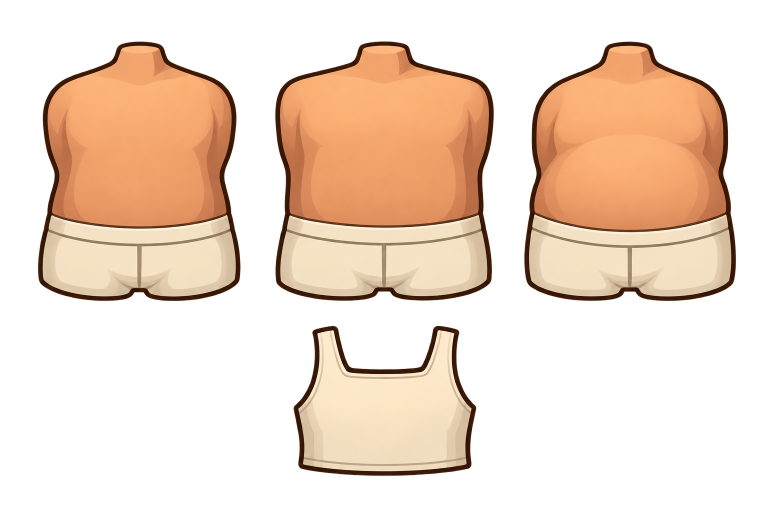
#> input picture art/dwarf/modular-dwarf/shared-bodies-source.png, 1536 x 1024 px (shown at 1/2 size)
$ python pack_shared_bodies.py
#> lines starting #> are read from the running program, lines starting #| are printed output that depends on the picture
"""Alpha-crop the generated shared bodies into stable attachment frames."""
from pathlib import Path
from PIL import Image

ART = Path(__file__).resolve().parent
OUT = ART.parents[2] / 'source/Assets/Characters/ModularDwarf'
atlas = Image.open(ART / 'shared-bodies-source.png').convert('RGBA')
#> atlas is the input picture: PIL image 1536x1024 RGBA; mean R, G, B, A 116.1, 84.8, 61.1, 101.2


def crop(box):
    part = atlas.crop(box)
    bounds = part.getchannel('A').point(lambda a: 255 if a > 128 else 0).getbbox()
    if bounds is None:
        raise ValueError(f'Empty sprite at {box}')
    return part.crop(bounds)


def pack(part, name, rect):
    x, y, w, h = rect
    frame = Image.new('RGBA', (320, 300))
    frame.alpha_composite(part.resize((w, h), Image.Resampling.LANCZOS), (x, y))
    frame.save(OUT / f'{name}.png')


for i, (name, width) in enumerate([('standard', 238), ('broad', 274), ('round', 286)]):
    part = crop((i*atlas.width//3, 0, (i+1)*atlas.width//3, round(atlas.height*.62)))
    pack(part, 'body-shared-'+name, ((320-width)//2, 10, width, 280))
#> this loop made 3 passes
#> pass 1, in crop, `part = atlas.crop(box)`:
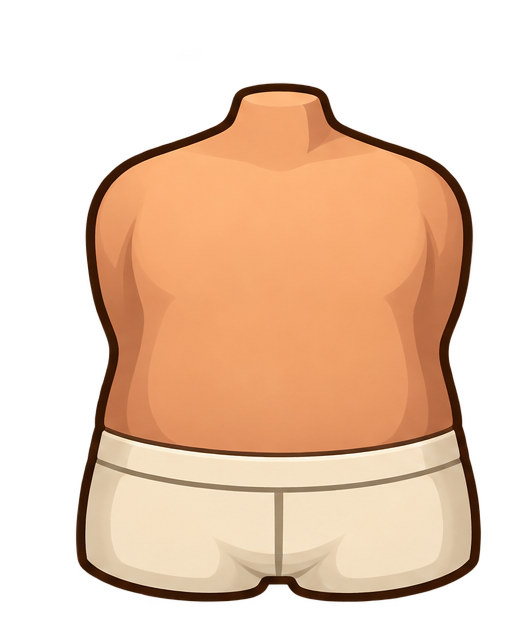
#> part: PIL image 512x635 RGBA; mean R, G, B, A 149.7, 106.4, 74.6, 135.5; transparent parts drawn white
#> pass 1, `part = crop((i*atlas.width//3, 0, (i+1)*atlas.width//3, round(atlas.he..`:
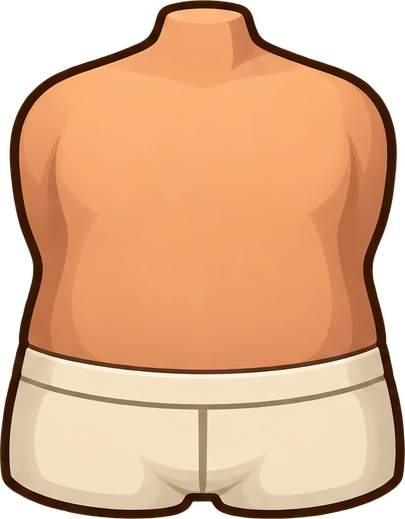
#> part: PIL image 405x519 RGBA; mean R, G, B, A 196.1, 142.9, 102.7, 209.5; transparent parts drawn white
#> pass 1, in pack, `frame.save(OUT / f'{name}.png')`:
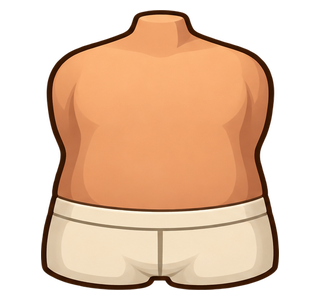
#> saved as body-shared-standard.png: PIL image 320x300 RGBA; mean R, G, B, A 125.7, 92.7, 67.6, 145.5; transparent parts drawn white
#> after the loop:
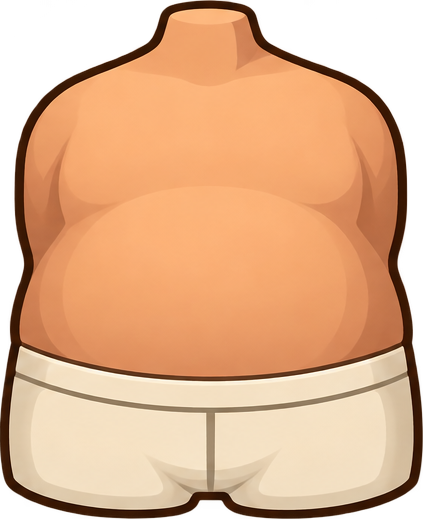
#> part: PIL image 423x519 RGBA; mean R, G, B, A 197.2, 144.3, 103.7, 208.8; transparent parts drawn white

shirt = crop((0, round(atlas.height*.62), atlas.width, atlas.height))
#> call 4 of crop, with box = (0, 635, 1536, 1024)
#> in crop (call 4), `part = atlas.crop(box)`:
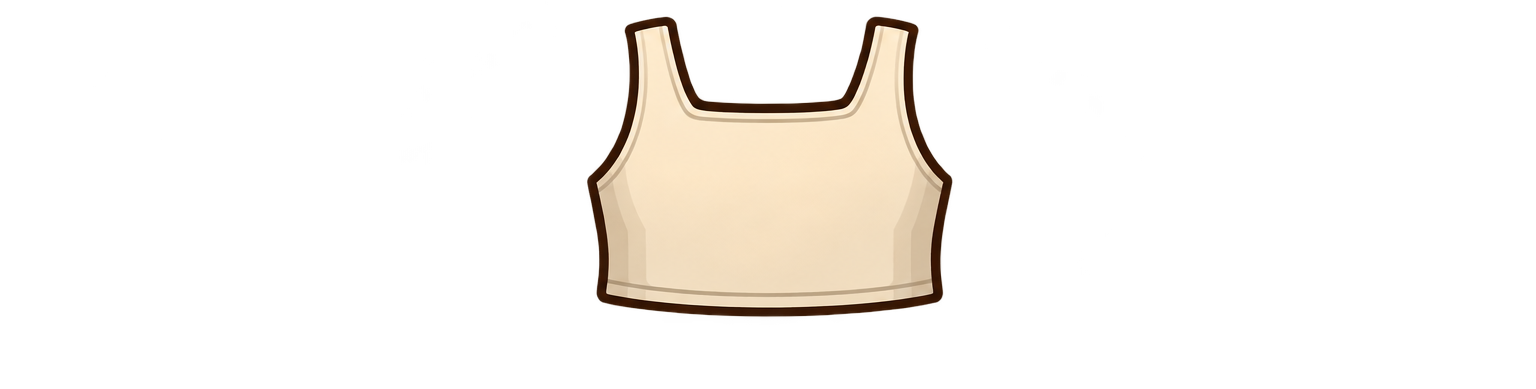
#> part: PIL image 1536x389 RGBA; mean R, G, B, A 50.9, 41.8, 33.2, 33.8; transparent parts drawn white
#> in crop (call 4), `bounds = part.getchannel('A').point(lambda a: 255 if a > 128 else 0).g..`: bounds = (587, 17, 952, 317)
#> in crop (call 4), `return part.crop(bounds)`:
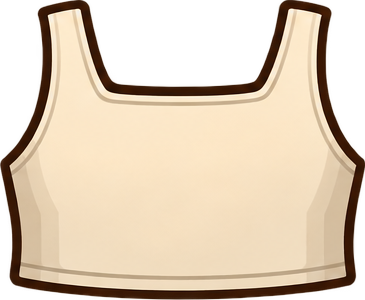
#> returned value: PIL image 365x300 RGBA; mean R, G, B, A 183.2, 160.1, 133.6, 184.5; transparent parts drawn white
pack(shirt, 'underwear-shared', (56, 36, 208, 140))
#> call 4 of pack, with name = 'underwear-shared', rect = (56, 36, 208, 140)
#> in pack (call 4), `frame.alpha_composite(part.resize((w, h), Image.Resampling.LANCZOS), (..`:
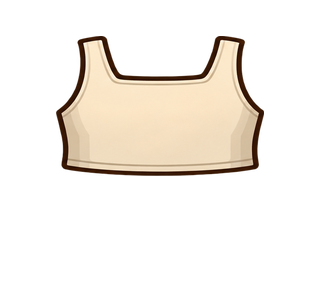
#> frame: PIL image 320x300 RGBA; mean R, G, B, A 47.6, 42.3, 36, 56; transparent parts drawn white
print('Packed three shared body sprites and one independent undershirt.')

$ run again, with art/dwarf/modular-dwarf/hair-source.png copied over art/dwarf/modular-dwarf/shared-bodies-source.png
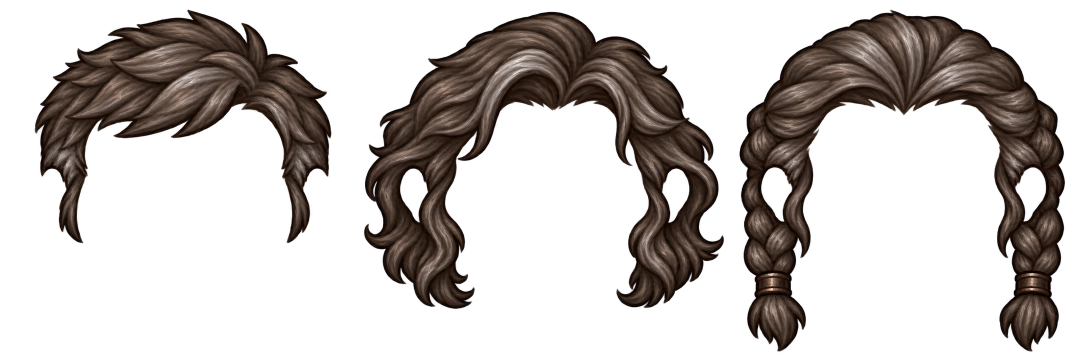
#> input picture art/dwarf/modular-dwarf/hair-source.png, 2172 x 724 px (shown at 1/2 size)
#> atlas is the input picture: PIL image 2172x724 RGBA; mean R, G, B, A 21.7, 16.6, 13.8, 77.1
#> the loop `for i, (name, width) in enumerate([('standard', 238), ('broad', 274), ..` made 3 passes
#> in crop (call 4), `part = atlas.crop(box)`:
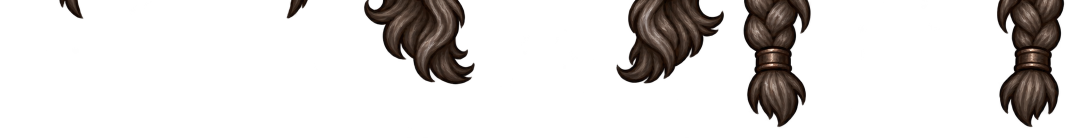
#> part: PIL image 2172x275 RGBA (shown at 1/2 size); mean R, G, B, A 9.4, 6.9, 5.5, 39.2; transparent parts drawn white
#> bounds = (119, 0, 2128, 254)
#> in pack (call 4), `frame.alpha_composite(part.resize((w, h), Image.Resampling.LANCZOS), (..`:
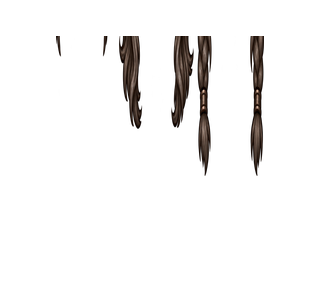
#> frame: PIL image 320x300 RGBA; mean R, G, B, A 3.4, 2.4, 1.9, 14; transparent parts drawn white
